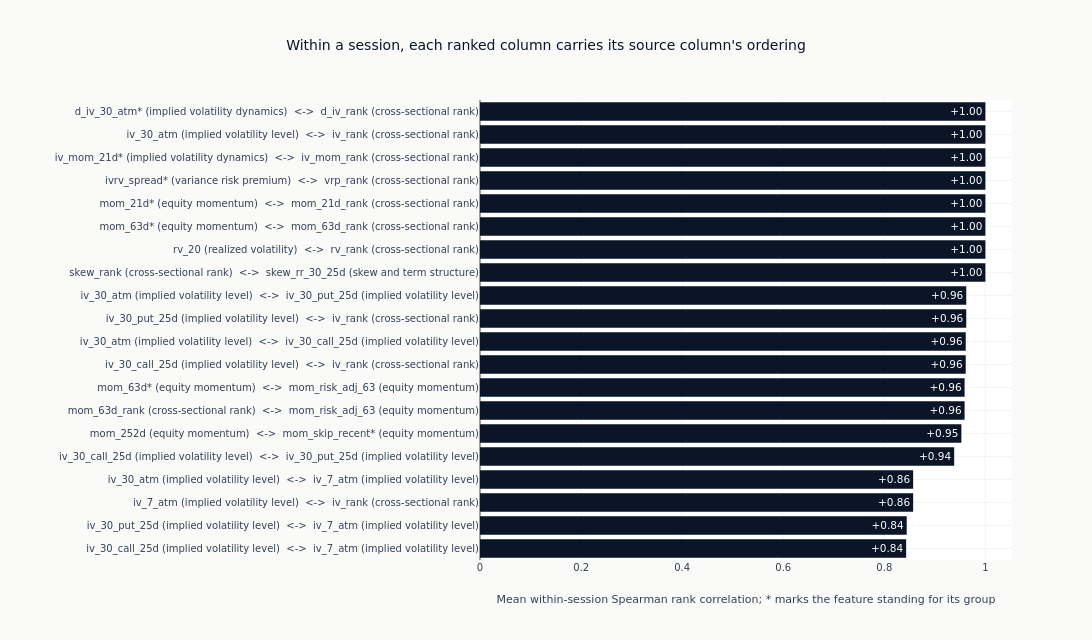

The cell this chart's notebook holds for it:
### Markdown cell above
### The strongest redundant pairs

Ranked pairs rather than the full matrix: the question is which two candidates
are the same evidence entered twice, and a heatmap over this many features
answers it only if the reader can still read the tick labels. Each bar names both
members with the family each belongs to, and marks with an asterisk whichever of
the two stands for its group. A pair inside one family and a pair spanning two
are then distinguishable, and the second kind is what a family-by-family
selection would miss.

### Code cell
RANKED_PAIRS = 20
if high_corr_pairs:
    ranked = sorted(high_corr_pairs, key=lambda pair: abs(pair[2]), reverse=True)[:RANKED_PAIRS]

    def pair_member(name: str) -> str:
        """Name a member with its family, starred when it stands for its group."""
        star = "*" if represented_by.get(name) == name else ""
        return f"{name}{star} ({families.get(name, 'unassigned')})"

    pair_labels = [f"{pair_member(left)}  <->  {pair_member(right)}" for left, right, _ in ranked]
    pair_values = [value for _, _, value in ranked]
    cross_family = sum(families.get(left) != families.get(right) for left, right, _ in ranked)
    fig = go.Figure(
        go.Bar(
            x=list(reversed(pair_values)),
            y=list(reversed(pair_labels)),
            orientation="h",
            marker_color=[
                COLORS["blue"] if value > 0 else COLORS["copper"] for value in reversed(pair_values)
            ],
            text=[f"{value:+.2f}" for value in reversed(pair_values)],
            textposition="inside",
        )
    )
    fig.update_layout(
        title="Within a session, each ranked column carries its source column's ordering",
        xaxis_title=(
            "Mean within-session Spearman rank correlation; "
            "* marks the feature standing for its group"
        ),
        height=640,
        width=1150,
        margin={"l": 480},
        showlegend=False,
    )
    show_plotly_with_alt(
        fig,
        "Twenty horizontal bars, one per redundant pair, on an axis of mean within-session rank "
        "correlation running from zero to one. Each is labelled with both members and the family "
        "each belongs to, and an asterisk marks the member standing for its group. The eight "
        "strongest all sit at exactly plus 1.00 and every one of them pairs a level column with "
        "the cross-sectional rank taken from it. Below them the correlations fall slowly through "
        "0.96, 0.95 and 0.94 - implied volatility maturities against each other, and the "
        "63-session return against its risk-adjusted twin - and the last four sit at 0.86 and "
        "0.84, all involving the 7-day implied volatility. Every bar is positive.",
    )
    print(f"Of the {len(ranked)} strongest pairs, {cross_family} span two families")

### Figure 1 — Plotly figure (JSON) as saved in the notebook; plotly's stock layout.template omitted (floating-point values rounded to 4 significant figures)
{"data": [{"marker": {"color": ["#0a1628", "#0a1628", "#0a1628", "#0a1628", "#0a1628", "#0a1628", "#0a1628", "#0a1628", "#0a1628", "#0a1628", "#0a1628", "#0a1628", "#0a1628", "#0a1628", "#0a1628", "#0a1628", "#0a1628", "#0a1628", "#0a1628", "#0a1628"]}, "orientation": "h", "text": ["+0.84", "+0.84", "+0.86", "+0.86", "+0.94", "+0.95", "+0.96", "+0.96", "+0.96", "+0.96", "+0.96", "+0.96", "+1.00", "+1.00", "+1.00", "+1.00", "+1.00", "+1.00", "+1.00", "+1.00"], "textposition": "inside", "type": "bar", "x": [0.8432, 0.8443, 0.857, 0.857, 0.9382, 0.9525, 0.9588, 0.9588, 0.9611, 0.9611, 0.9621, 0.9621, 1.0, 1.0, 1.0, 1.0, 1.0, 1.0, 1.0, 1.0], "y": ["iv_30_call_25d (implied volatility level)  <->  iv_7_atm (implied volatility level)", "iv_30_put_25d (implied volatility level)  <->  iv_7_atm (implied volatility level)", "iv_7_atm (implied volatility level)  <->  iv_rank (cross-sectional rank)", "iv_30_atm (implied volatility level)  <->  iv_7_atm (implied volatility level)", "iv_30_call_25d (implied volatility level)  <->  iv_30_put_25d (implied volatility level)", "mom_252d (equity momentum)  <->  mom_skip_recent* (equity momentum)", "mom_63d_rank (cross-sectional rank)  <->  mom_risk_adj_63 (equity momentum)", "mom_63d* (equity momentum)  <->  mom_risk_adj_63 (equity momentum)", "iv_30_call_25d (implied volatility level)  <->  iv_rank (cross-sectional rank)", "iv_30_atm (implied volatility level)  <->  iv_30_call_25d (implied volatility level)", "iv_30_put_25d (implied volatility level)  <->  iv_rank (cross-sectional rank)", "iv_30_atm (implied volatility level)  <->  iv_30_put_25d (implied volatility level)", "skew_rank (cross-sectional rank)  <->  skew_rr_30_25d (skew and term structure)", "rv_20 (realized volatility)  <->  rv_rank (cross-sectional rank)", "mom_63d* (equity momentum)  <->  mom_63d_rank (cross-sectional rank)", "mom_21d* (equity momentum)  <->  mom_21d_rank (cross-sectional rank)", "ivrv_spread* (variance risk premium)  <->  vrp_rank (cross-sectional rank)", "iv_mom_21d* (implied volatility dynamics)  <->  iv_mom_rank (cross-sectional rank)", "iv_30_atm (implied volatility level)  <->  iv_rank (cross-sectional rank)", "d_iv_30_atm* (implied volatility dynamics)  <->  d_iv_rank (cross-sectional rank)"]}], "layout": {"height": 640, "margin": {"l": 480}, "showlegend": false, "title": {"text": "Within a session, each ranked column carries its source column's ordering"}, "width": 1150, "xaxis": {"title": {"text": "Mean within-session Spearman rank correlation; * marks the feature standing for its group"}}}}
